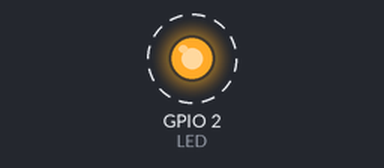
Bench run of a sketch on a simulated ESP8266 (NodeMCU). Shown: output pins drawn as LEDs (lit = HIGH). Dashed ring = blinking. What the sketch prints to the serial monitor is not drawn.

Above: at 0.5 s.
Timing chart, 0 to 4.6 s (numbered marks = the images above):
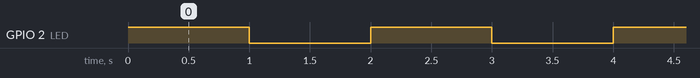

Measured:
- by itself, GPIO 2 (LED): alternates HIGH for 1.0 s and LOW for 1.0 s

The sketch:

MyIoTWidget.ino
```cpp
// Base ESP8266
#include <ESP8266WiFi.h>
#define LIGHT_SENSOR A0
#define LED 2
#define BUTTON 4
WiFiClient WIFI_CLIENT;

void setup() {
  // Initialize the serial port
  Serial.begin(115200);

  // Configure light sensor pin as an input
  pinMode(LIGHT_SENSOR, INPUT);

  // Configure LED pin as an output
  pinMode(LED, OUTPUT);

  // Configure BUTTON pin as an input with a pullup
  pinMode(BUTTON, INPUT_PULLUP);

}

void loop() {
  // Turn the LED on (HIGH is the voltage level)
  digitalWrite(LED, HIGH);

  // Wait for 1000 milliseconds
  delay(1000);

  // Turn the LED off by making the voltage LOW
  digitalWrite(LED, LOW);

  // Wait another 1000 milliseconds
  delay(1000);

  // Send a message over the serial port
  Serial.println("Finished loop");

}
```
